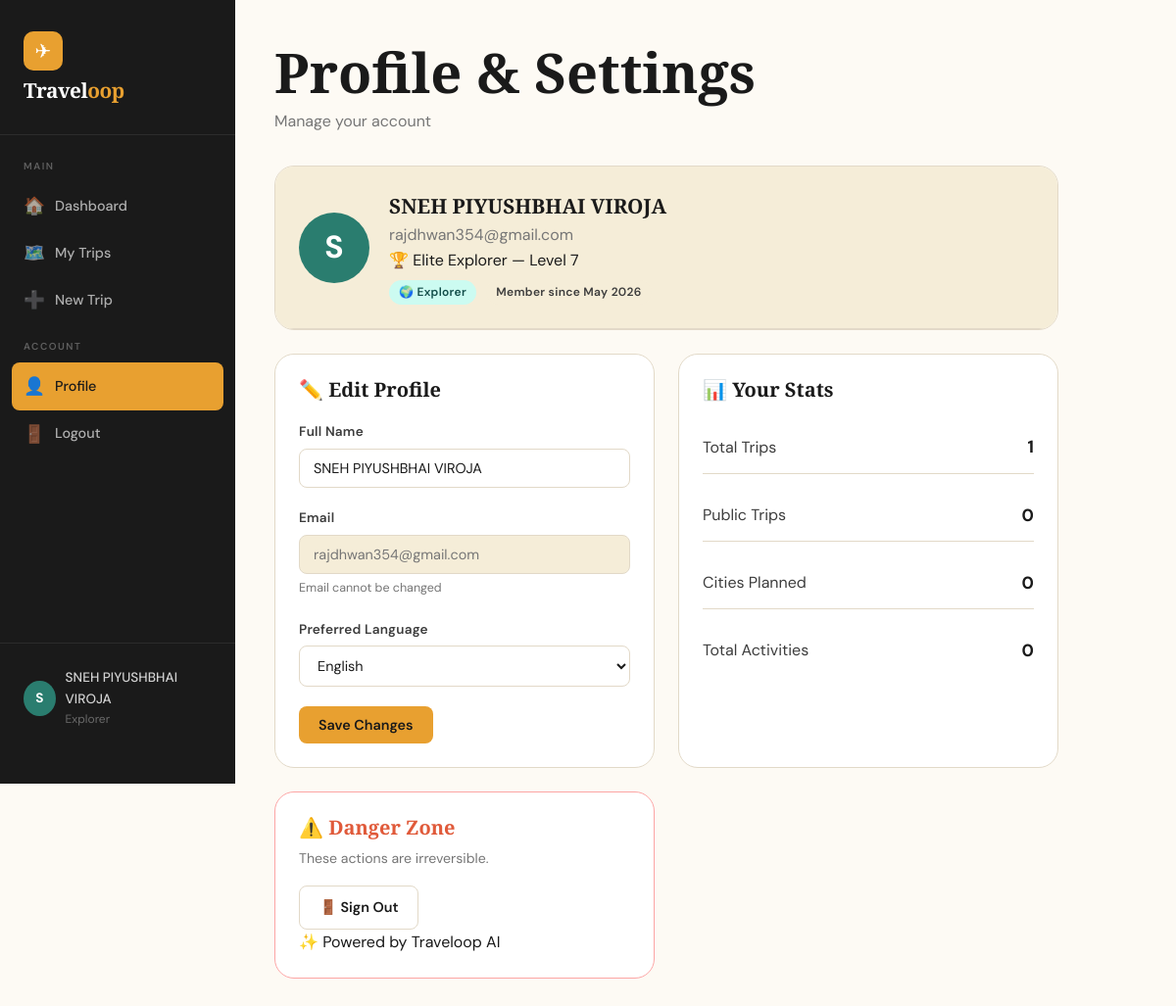
The page /profile (signed in) on the database its author committed.
### backend/app.py (models this page shows)
class User(db.Model):
    id = db.Column(db.Integer, primary_key=True)
    name = db.Column(db.String(100), nullable=False)
    email = db.Column(db.String(120), unique=True, nullable=False)
    password = db.Column(db.String(200), nullable=False)
    photo = db.Column(db.String(200), default='')
    language = db.Column(db.String(20), default='English')
    created_at = db.Column(db.DateTime, default=datetime.utcnow)
    trips = db.relationship('Trip', backref='user', lazy=True, cascade='all, delete-orphan')

### backend/app.py (the view)
@app.route('/profile', methods=['GET', 'POST'])
@login_required
def profile():
    user = User.query.get(session['user_id'])
    if request.method == 'POST':
        user.name = request.form.get('name', user.name)
        user.language = request.form.get('language', user.language)
        db.session.commit()
        session['user_name'] = user.name
        flash('Profile updated!', 'success')
    return render_template('profile.html', user=user)

### backend/app.py (called while the page is built)
def login_required(f):
    from functools import wraps
    @wraps(f)
    def decorated(*args, **kwargs):
        if 'user_id' not in session:
            return redirect(url_for('login'))
        return f(*args, **kwargs)
    return decorated

### templates/profile.html (shortened to what this page needs)
{% extends "base.html" %}
{% block content %}
<div class="page-header">
  <div class="page-title">
    <div>
      <h1>Profile & Settings</h1>
      <p style="color:var(--ink-lt);margin-top:4px;">Manage your account</p>
    </div>
  </div>
</div>
<div class="page-body">
  <div style="display:grid;grid-template-columns:1fr 1fr;gap:24px;max-width:800px;">
    <div class="card fade-up" style="grid-column:1/-1;">
      <div style="padding:24px;display:flex;align-items:center;gap:20px;border-bottom:1px solid var(--border);background:var(--sand);">
        <div style="width:72px;height:72px;border-radius:50%;background:var(--teal);display:flex;align-items:center;justify-content:center;font-size:2rem;color:white;font-weight:700;flex-shrink:0;">
          {{ user.name[0]|upper }}
        </div>
        <div>
          <div style="font-size:1.3rem;font-weight:800;font-family:'Playfair Display',serif;">{{ user.name }}</div>
          <div style="color:var(--ink-lt);">{{ user.email }}</div>
          <div class="travel-rank">
          🏆 Elite Explorer — Level 7
          </div>
          <div style="margin-top:6px;">
            <span class="badge badge-teal">🌍 Explorer</span>
            <span class="badge badge-sand" style="margin-left:6px;">Member since {{ user.created_at.strftime('%b %Y') if user.created_at else '2024' }}</span>
          </div>
        </div>
      </div>
    </div>
    <div class="card fade-up fade-up-1">
      <div class="card-body">
        <h3 style="margin-bottom:20px;">✏️ Edit Profile</h3>
        <form method="POST">
          <div class="form-group">
            <label class="form-label">Full Name</label>
            <input type="text" name="name" class="form-control" value="{{ user.name }}" required>
          </div>
          <div class="form-group">
            <label class="form-label">Email</label>
            <input type="email" class="form-control" value="{{ user.email }}" disabled
              style="background:var(--sand);color:var(--ink-lt);">
            <small style="color:var(--ink-lt);font-size:.78rem;">Email cannot be changed</small>
          </div>
          <div class="form-group">
            <label class="form-label">Preferred Language</label>
            <select name="language" class="form-control">
              {% for lang in ['English','Hindi','Spanish','French','German','Japanese','Portuguese'] %}
              <option value="{{ lang }}" {% if user.language == lang %}selected{% endif %}>{{ lang }}</option>
              {% endfor %}
            </select>
          </div>
          <button type="submit" class="btn btn-primary">Save Changes</button>
        </form>
      </div>
    </div>
    <div class="card fade-up fade-up-2">
      <div class="card-body">
        <h3 style="margin-bottom:20px;">📊 Your Stats</h3>
        {% set trips = user.trips %}
        <div style="display:flex;flex-direction:column;gap:16px;">
          <div style="display:flex;justify-content:space-between;align-items:center;padding:12px 0;border-bottom:1px solid var(--border);">
            <span style="color:var(--ink-md);">Total Trips</span>
            <span style="font-weight:700;font-size:1.1rem;">{{ trips|length }}</span>
          </div>
          <div style="display:flex;justify-content:space-between;align-items:center;padding:12px 0;border-bottom:1px solid var(--border);">
            <span style="color:var(--ink-md);">Public Trips</span>
            <span style="font-weight:700;font-size:1.1rem;">{{ trips|selectattr('is_public')|list|length }}</span>
          </div>
          {% set all_stops = namespace(n=0) %}
          {% for t in trips %}{% set all_stops.n = all_stops.n + t.stops|length %}{% endfor %}
          <div style="display:flex;justify-content:space-between;align-items:center;padding:12px 0;border-bottom:1px solid var(--border);">
            <span style="color:var(--ink-md);">Cities Planned</span>
            <span style="font-weight:700;font-size:1.1rem;">{{ all_stops.n }}</span>
          </div>
          {% set all_acts = namespace(n=0) %}
          {% for t in trips %}{% for s in t.stops %}{% set all_acts.n = all_acts.n + s.activities|length %}{% endfor %}{% endfor %}
          <div style="display:flex;justify-content:space-between;align-items:center;padding:12px 0;">
            <span style="color:var(--ink-md);">Total Activities</span>
            <span style="font-weight:700;font-size:1.1rem;">{{ all_acts.n }}</span>
          </div>
        </div>
      </div>
    </div>
    <div class="card fade-up fade-up-3" style="border-color:#FCA5A5;">
      <div class="card-body">
        <h3 style="margin-bottom:8px;color:var(--coral);">⚠️ Danger Zone</h3>
        <p style="font-size:.88rem;color:var(--ink-lt);margin-bottom:16px;">These actions are irreversible.</p>
        <a href="{{ url_for('logout') }}" class="btn btn-outline" style="border-color:var(--border);">
          🚪 Sign Out
        </a>
        <div class="ai-powered">
        ✨ Powered by Traveloop AI
        </div>
      </div>
    </div>
  </div>
</div>
{% endblock %}

### templates/base.html (shortened to what this page needs)
<!DOCTYPE html>
<html lang="en">
<head>
  <link rel="stylesheet" href="{{ url_for('static', filename='css/style.css') }}">
</head>
<body>
{% block body %}
<div class="page-wrapper">
  <nav class="sidebar">
    <div class="sidebar-logo">
      <div class="logo-icon">✈</div>
      <h2>Travel<span>oop</span></h2>
    </div>
    <div class="nav-section">
      <div class="nav-label">Main</div>
      <a href="{{ url_for('dashboard') }}" class="nav-link {% if request.endpoint == 'dashboard' %}active{% endif %}">
        <span class="nav-icon">🏠</span> Dashboard
      </a>
      <a href="{{ url_for('my_trips') }}" class="nav-link {% if request.endpoint == 'my_trips' %}active{% endif %}">
        <span class="nav-icon">🗺️</span> My Trips
      </a>
      <a href="{{ url_for('create_trip') }}" class="nav-link {% if request.endpoint == 'create_trip' %}active{% endif %}">
        <span class="nav-icon">➕</span> New Trip
      </a>
    </div>
    <div class="nav-section" style="margin-top: 8px;">
      <div class="nav-label">Account</div>
      <a href="{{ url_for('profile') }}" class="nav-link {% if request.endpoint == 'profile' %}active{% endif %}">
        <span class="nav-icon">👤</span> Profile
      </a>
      <a href="{{ url_for('logout') }}" class="nav-link">
        <span class="nav-icon">🚪</span> Logout
      </a>
    </div>
    <div class="sidebar-footer">
      <div class="user-chip">
        <div class="user-avatar">{{ session.user_name[0]|upper if session.user_name else 'U' }}</div>
        <div>
          <div class="user-name">{{ session.user_name or 'Traveler' }}</div>
          <div class="user-role">Explorer</div>
        </div>
      </div>
    </div>
  </nav>
  <main class="main-content">
    {% block content %}{% endblock %}
  </main>
</div>
{% endblock %}
</body>
</html>

### Static/CSS/style.css (style rules this page uses)
:root { --sand: #F5EDD8; --cream: #FDFAF4; --amber: #E8A030; --amber-dk: #C4821A; --teal: #2A7D6F; --teal-lt: #3BA08F; --coral: #E05A3A; --ink: #1A1A1A; --ink-md: #3D3D3D; --ink-lt: #767676; --border: #E2D9C8; --white: #FFFFFF; --shadow: 0 4px 24px rgba(26,26,26,.10); --shadow-lg:0 12px 48px rgba(26,26,26,.15); --radius: 12px; --radius-lg:20px; }
*, *::before, *::after { box-sizing: border-box; margin: 0; padding: 0; }
html { scroll-behavior: smooth; }
body { font-family: 'DM Sans', sans-serif; background: var(--cream); color: var(--ink); min-height: 100vh; line-height: 1.6; }
h1,h2,h3,h4 { font-family: 'Playfair Display', serif; line-height: 1.2; }
h1 { font-size: clamp(2rem, 5vw, 3.5rem); }
h2 { font-size: clamp(1.5rem, 3vw, 2rem); }
h3 { font-size: 1.25rem; }
p { color: var(--ink-md); }
a { text-decoration: none; color: inherit; }
.page-wrapper { display: flex; min-height: 100vh; }
.sidebar { width: 240px; min-width: 240px; background: var(--ink); color: var(--white); display: flex; flex-direction: column; padding: 32px 0; position: sticky; top: 0; height: 100vh; overflow-y: auto; }
.sidebar-logo { padding: 0 24px 32px; border-bottom: 1px solid rgba(255,255,255,.08); margin-bottom: 24px; }
.sidebar-logo .logo-icon { width: 40px; height: 40px; background: var(--amber); border-radius: 10px; display: flex; align-items: center; justify-content: center; font-size: 20px; margin-bottom: 8px; }
.sidebar-logo h2 { font-size: 1.3rem; color: var(--white); letter-spacing: -.5px; }
.sidebar-logo span { color: var(--amber); }
.nav-section { padding: 0 12px; margin-bottom: 8px; }
.nav-label { font-size: 10px; font-weight: 600; letter-spacing: 1.5px; text-transform: uppercase; color: rgba(255,255,255,.3); padding: 0 12px 8px; }
.nav-link { display: flex; align-items: center; gap: 12px; padding: 10px 12px; border-radius: 8px; color: rgba(255,255,255,.65); font-size: .9rem; font-weight: 500; transition: all .2s; }
.nav-link:hover, .nav-link.active { background: rgba(255,255,255,.08); color: var(--white); }
.nav-link.active { background: var(--amber); color: var(--ink); }
.nav-icon { font-size: 1.1rem; width: 20px; text-align: center; }
.sidebar-footer { margin-top: auto; padding: 24px; border-top: 1px solid rgba(255,255,255,.08); }
.user-chip { display: flex; align-items: center; gap: 10px; }
.user-avatar { width: 36px; height: 36px; border-radius: 50%; background: var(--teal); display: flex; align-items: center; justify-content: center; font-weight: 700; font-size: .85rem; color: white; }
.user-name { font-size: .85rem; color: rgba(255,255,255,.8); font-weight: 500; }
.user-role { font-size: .75rem; color: rgba(255,255,255,.35); }
.main-content { flex: 1; overflow-y: auto; background: var(--cream); }
.page-header { padding: 40px 40px 0; margin-bottom: 32px; }
.page-title { display: flex; align-items: flex-start; justify-content: space-between; gap: 16px; flex-wrap: wrap; }
.page-body { padding: 0 40px 60px; }
.btn { display: inline-flex; align-items: center; gap: 8px; padding: 10px 20px; border-radius: 8px; font-family: 'DM Sans', sans-serif; font-weight: 600; font-size: .9rem; cursor: pointer; border: none; transition: all .2s; white-space: nowrap; }
.btn-primary { background: var(--amber); color: var(--ink); }
.btn-outline { background: transparent; color: var(--ink); border: 1.5px solid var(--border); }
.card { background: var(--white); border-radius: var(--radius-lg); border: 1px solid var(--border); overflow: hidden; transition: box-shadow .2s, transform .2s; }
.card-body { padding: 24px; }
.badge { display: inline-flex; align-items: center; gap: 4px; padding: 3px 10px; border-radius: 20px; font-size: .75rem; font-weight: 600; letter-spacing: .3px; }
.badge-teal { background: #CCFBF1; color: #134E4A; }
.badge-sand { background: var(--sand); color: var(--ink-md); }
.form-group { margin-bottom: 20px; }
.form-label { display: block; font-size: .85rem; font-weight: 600; color: var(--ink-md); margin-bottom: 6px; letter-spacing: .2px; }
.form-control { width: 100%; padding: 10px 14px; border: 1.5px solid var(--border); border-radius: 8px; background: var(--white); font-family: 'DM Sans', sans-serif; font-size: .9rem; color: var(--ink); transition: border-color .2s; outline: none; }
select.form-control { cursor: pointer; }
.fade-up { animation: fadeUp .4s ease both; }
.fade-up-1 { animation-delay: .05s; }
.fade-up-2 { animation-delay: .1s; }
.fade-up-3 { animation-delay: .15s; }

### rows shown on the page
User: name "SNEH PIYUSHBHAI VIROJA", name "S", email "rajdhwan354@gmail.com", created_at "May 2026", language "English"

### other values the page prints
{{ session.user_name[0]|upper if session.user_name else 'U' }} "S"
{{ trips|length }} "1"
{{ trips|selectattr('is_public')|list|length }} "0"
{{ all_stops.n }} "0"
{{ all_acts.n }} "0"
